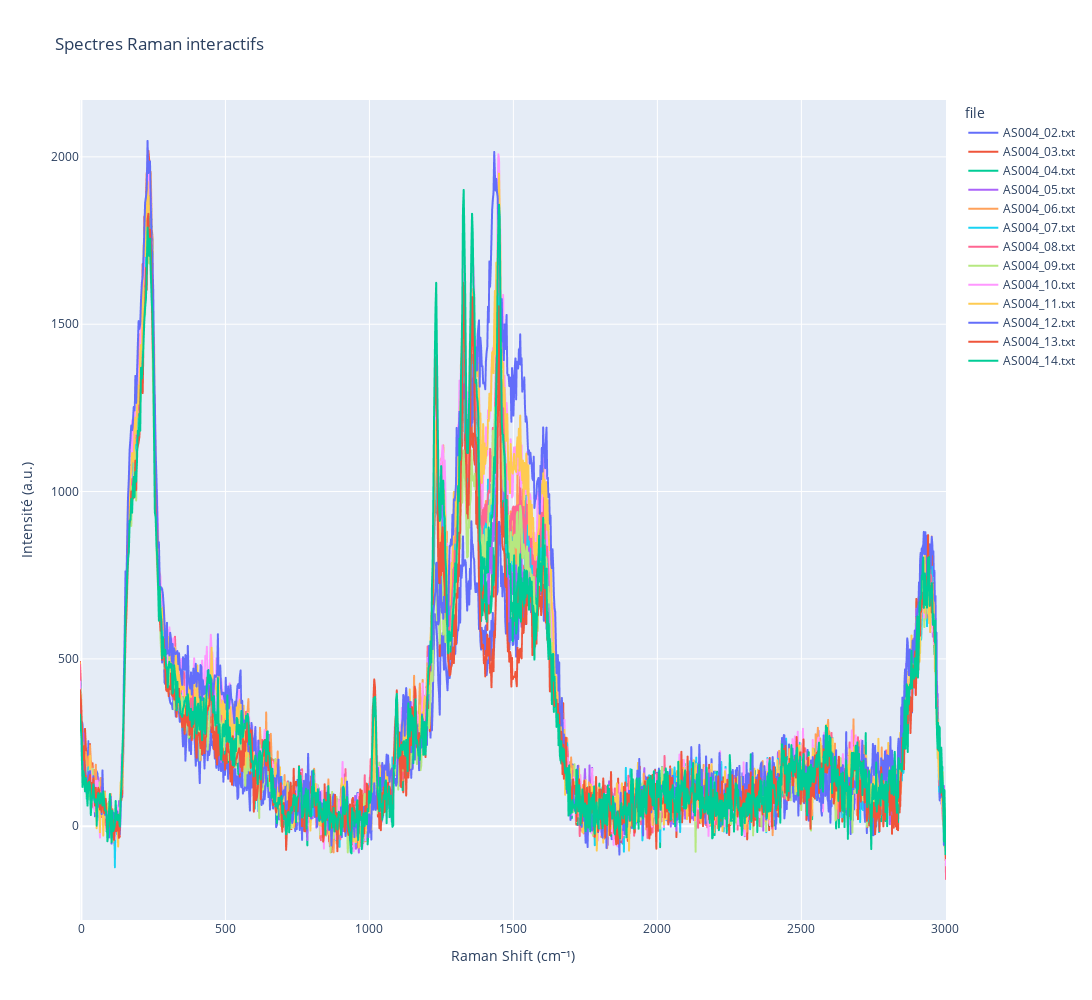

This figure's notebook cell:
### Code cell
# Spectres
fig = px.line(combined_df, 
              x="Raman Shift", 
              y="Intensity_corrected", 
              color="file",
              title="Spectres Raman interactifs")

fig.update_layout(
    xaxis_title="Raman Shift (cm⁻¹)",
    yaxis_title="Intensité (a.u.)",
    width=1900,   # largeur en pixels
    height=1000   # hauteur en pixels
)

fig.show()

### Figure 1 — Plotly figure (JSON) as saved in the notebook; plotly's stock layout.template omitted (floating-point values rounded to 4 significant figures; data arrays with more than 128 entries replaced by an {"elided": "..."} marker saying what was removed)
{"data": [{"hovertemplate": "file=AS004_02.txt<br>Raman Shift=%{x}<br>Intensity_corrected=%{y}<extra></extra>", "legendgroup": "AS004_02.txt", "line": {"color": "#636efa", "dash": "solid"}, "marker": {"symbol": "circle"}, "mode": "lines", "name": "AS004_02.txt", "showlegend": true, "type": "scattergl", "x": {"elided": "1295 float values"}, "xaxis": "x", "y": {"elided": "1295 float values"}, "yaxis": "y"}, {"hovertemplate": "file=AS004_03.txt<br>Raman Shift=%{x}<br>Intensity_corrected=%{y}<extra></extra>", "legendgroup": "AS004_03.txt", "line": {"color": "#EF553B", "dash": "solid"}, "marker": {"symbol": "circle"}, "mode": "lines", "name": "AS004_03.txt", "showlegend": true, "type": "scattergl", "x": {"elided": "1295 float values"}, "xaxis": "x", "y": {"elided": "1295 float values"}, "yaxis": "y"}, {"hovertemplate": "file=AS004_04.txt<br>Raman Shift=%{x}<br>Intensity_corrected=%{y}<extra></extra>", "legendgroup": "AS004_04.txt", "line": {"color": "#00cc96", "dash": "solid"}, "marker": {"symbol": "circle"}, "mode": "lines", "name": "AS004_04.txt", "showlegend": true, "type": "scattergl", "x": {"elided": "1295 float values"}, "xaxis": "x", "y": {"elided": "1295 float values"}, "yaxis": "y"}, {"hovertemplate": "file=AS004_05.txt<br>Raman Shift=%{x}<br>Intensity_corrected=%{y}<extra></extra>", "legendgroup": "AS004_05.txt", "line": {"color": "#ab63fa", "dash": "solid"}, "marker": {"symbol": "circle"}, "mode": "lines", "name": "AS004_05.txt", "showlegend": true, "type": "scattergl", "x": {"elided": "1295 float values"}, "xaxis": "x", "y": {"elided": "1295 float values"}, "yaxis": "y"}, {"hovertemplate": "file=AS004_06.txt<br>Raman Shift=%{x}<br>Intensity_corrected=%{y}<extra></extra>", "legendgroup": "AS004_06.txt", "line": {"color": "#FFA15A", "dash": "solid"}, "marker": {"symbol": "circle"}, "mode": "lines", "name": "AS004_06.txt", "showlegend": true, "type": "scattergl", "x": {"elided": "1295 float values"}, "xaxis": "x", "y": {"elided": "1295 float values"}, "yaxis": "y"}, {"hovertemplate": "file=AS004_07.txt<br>Raman Shift=%{x}<br>Intensity_corrected=%{y}<extra></extra>", "legendgroup": "AS004_07.txt", "line": {"color": "#19d3f3", "dash": "solid"}, "marker": {"symbol": "circle"}, "mode": "lines", "name": "AS004_07.txt", "showlegend": true, "type": "scattergl", "x": {"elided": "1295 float values"}, "xaxis": "x", "y": {"elided": "1295 float values"}, "yaxis": "y"}, {"hovertemplate": "file=AS004_08.txt<br>Raman Shift=%{x}<br>Intensity_corrected=%{y}<extra></extra>", "legendgroup": "AS004_08.txt", "line": {"color": "#FF6692", "dash": "solid"}, "marker": {"symbol": "circle"}, "mode": "lines", "name": "AS004_08.txt", "showlegend": true, "type": "scattergl", "x": {"elided": "1295 float values"}, "xaxis": "x", "y": {"elided": "1295 float values"}, "yaxis": "y"}, {"hovertemplate": "file=AS004_09.txt<br>Raman Shift=%{x}<br>Intensity_corrected=%{y}<extra></extra>", "legendgroup": "AS004_09.txt", "line": {"color": "#B6E880", "dash": "solid"}, "marker": {"symbol": "circle"}, "mode": "lines", "name": "AS004_09.txt", "showlegend": true, "type": "scattergl", "x": {"elided": "1295 float values"}, "xaxis": "x", "y": {"elided": "1295 float values"}, "yaxis": "y"}, {"hovertemplate": "file=AS004_10.txt<br>Raman Shift=%{x}<br>Intensity_corrected=%{y}<extra></extra>", "legendgroup": "AS004_10.txt", "line": {"color": "#FF97FF", "dash": "solid"}, "marker": {"symbol": "circle"}, "mode": "lines", "name": "AS004_10.txt", "showlegend": true, "type": "scattergl", "x": {"elided": "1295 float values"}, "xaxis": "x", "y": {"elided": "1295 float values"}, "yaxis": "y"}, {"hovertemplate": "file=AS004_11.txt<br>Raman Shift=%{x}<br>Intensity_corrected=%{y}<extra></extra>", "legendgroup": "AS004_11.txt", "line": {"color": "#FECB52", "dash": "solid"}, "marker": {"symbol": "circle"}, "mode": "lines", "name": "AS004_11.txt", "showlegend": true, "type": "scattergl", "x": {"elided": "1295 float values"}, "xaxis": "x", "y": {"elided": "1295 float values"}, "yaxis": "y"}, {"hovertemplate": "file=AS004_12.txt<br>Raman Shift=%{x}<br>Intensity_corrected=%{y}<extra></extra>", "legendgroup": "AS004_12.txt", "line": {"color": "#636efa", "dash": "solid"}, "marker": {"symbol": "circle"}, "mode": "lines", "name": "AS004_12.txt", "showlegend": true, "type": "scattergl", "x": {"elided": "1295 float values"}, "xaxis": "x", "y": {"elided": "1295 float values"}, "yaxis": "y"}, {"hovertemplate": "file=AS004_13.txt<br>Raman Shift=%{x}<br>Intensity_corrected=%{y}<extra></extra>", "legendgroup": "AS004_13.txt", "line": {"color": "#EF553B", "dash": "solid"}, "marker": {"symbol": "circle"}, "mode": "lines", "name": "AS004_13.txt", "showlegend": true, "type": "scattergl", "x": {"elided": "1295 float values"}, "xaxis": "x", "y": {"elided": "1295 float values"}, "yaxis": "y"}, {"hovertemplate": "file=AS004_14.txt<br>Raman Shift=%{x}<br>Intensity_corrected=%{y}<extra></extra>", "legendgroup": "AS004_14.txt", "line": {"color": "#00cc96", "dash": "solid"}, "marker": {"symbol": "circle"}, "mode": "lines", "name": "AS004_14.txt", "showlegend": true, "type": "scattergl", "x": {"elided": "1295 float values"}, "xaxis": "x", "y": {"elided": "1295 float values"}, "yaxis": "y"}], "layout": {"height": 1000, "legend": {"title": {"text": "file"}, "tracegroupgap": 0}, "title": {"text": "Spectres Raman interactifs"}, "width": 1900, "xaxis": {"anchor": "y", "domain": [0, 1], "title": {"text": "Raman Shift (cm⁻¹)"}}, "yaxis": {"anchor": "x", "domain": [0, 1], "title": {"text": "Intensité (a.u.)"}}}}
